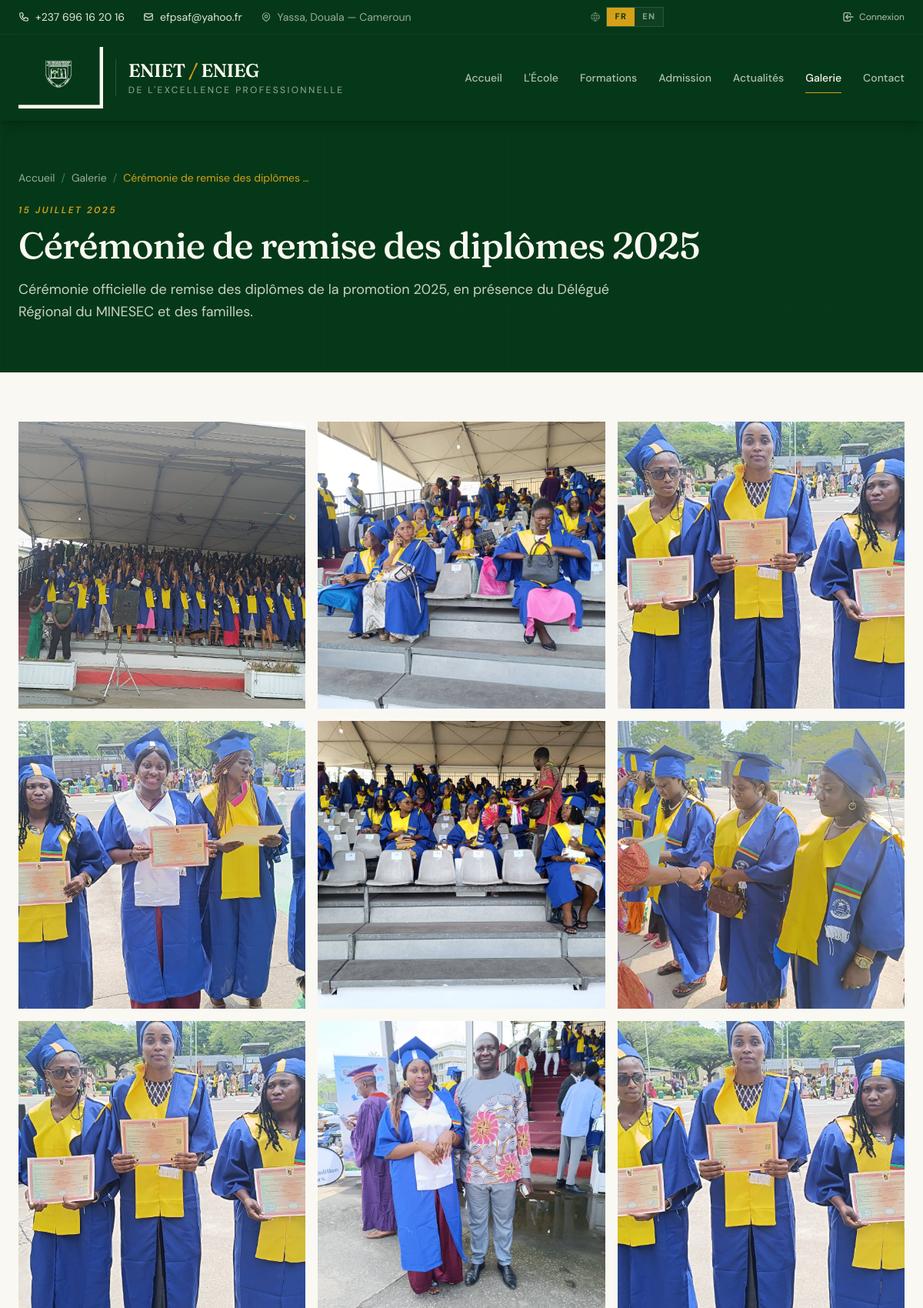
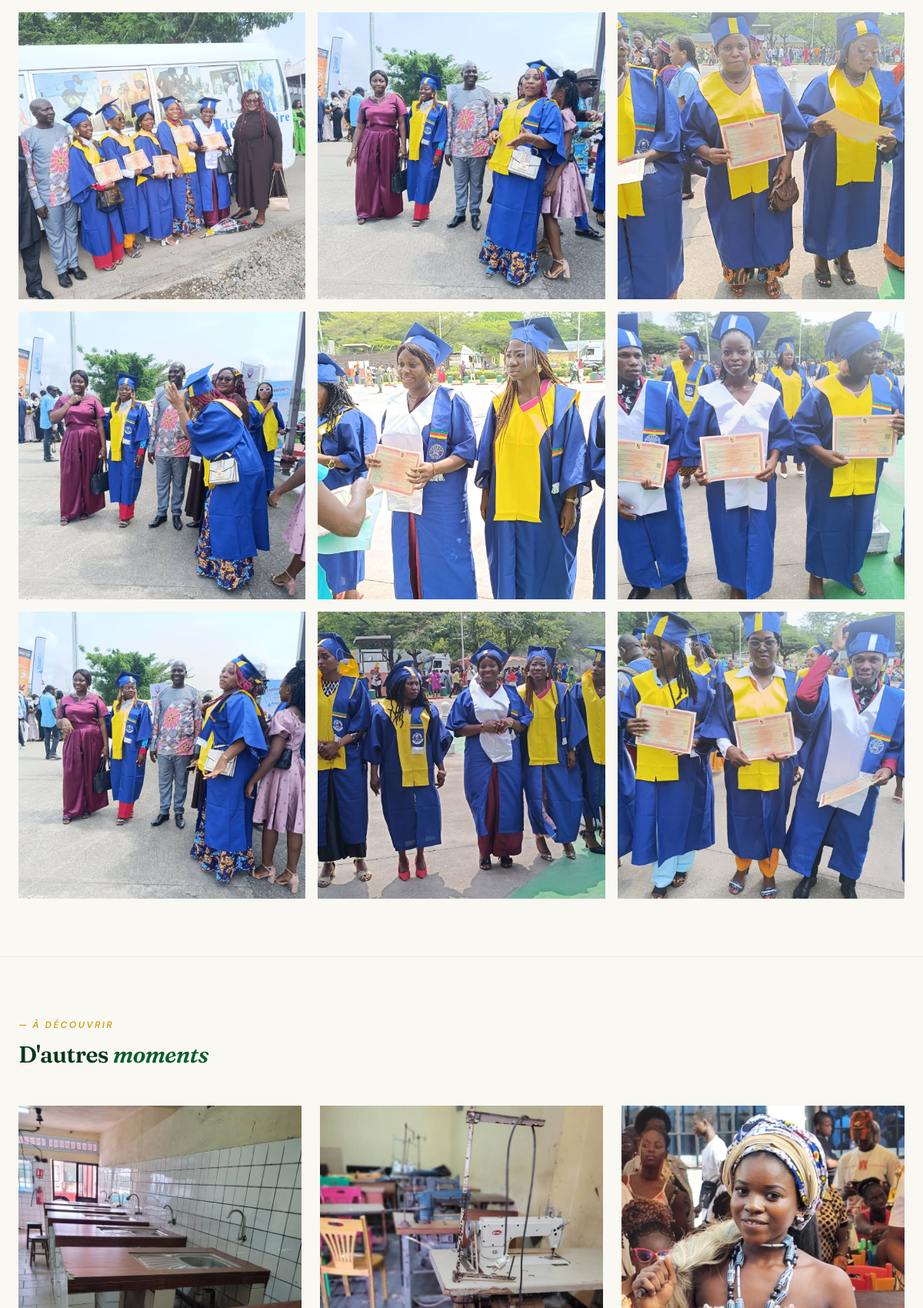
Screenshot of /fr/ecole/galerie/remise-diplomes-2025/ (upper part) with the database file from the repository (2 pictures, top to bottom).
### apps/pages/models.py (models this page shows, shortened)
class Album(TimeStampedModel):
    titre = models.CharField(
        _('Titre de l\'album'),
        max_length=200,
    )
    slug = models.SlugField(
        _('Slug URL'),
        max_length=200,
        unique=True,
        help_text=_('Identifiant pour l\'URL (généré automatiquement)'),
    )
    description = models.TextField(
        _('Description'),
        blank=True,
        help_text=_('Présentation de l\'événement, contexte'),
    )
    date_evenement = models.DateField(
        _('Date de l\'événement'),
        help_text=_('Date à laquelle l\'événement a eu lieu'),
    )
    couverture = models.ImageField(
        _('Photo de couverture'),
        upload_to='galerie/couvertures/',
        blank=True,
        null=True,
        help_text=_('Optionnel - si vide, on utilise la 1ère photo de l\'album'),
    )
    est_a_la_une = models.BooleanField(
        _('À la une'),
        default=False,
        help_text=_('Mettre en avant cet album'),
    )
    publie = models.BooleanField(
        _('Publié'),
        default=True,
        help_text=_('Décocher pour cacher l\'album sans le supprimer'),
    )
    class Meta:
        verbose_name = _('Album photo')
        verbose_name_plural = _('Albums photos')
        ordering = ['-date_evenement', '-created_at']
    def get_absolute_url(self):
        from django.urls import reverse
        return reverse('pages:album_detail', kwargs={'slug': self.slug})
    @property
    def couverture_url(self):
        if self.couverture:
            return self.couverture.url
        premiere_photo = self.photos.first()
        if premiere_photo:
            return premiere_photo.image.url
        return None

class Photo(TimeStampedModel):
    album = models.ForeignKey(
        Album,
        on_delete=models.CASCADE,  # Si l'album est supprimé, ses photos aussi
        related_name='photos',
        verbose_name=_('Album'),
    )
    image = models.ImageField(
        _('Image'),
        upload_to='galerie/photos/%Y/%m/',  # Stockage par année/mois
        help_text=_('Format JPG ou PNG, taille recommandée : 1920x1080 max'),
    )
    legende = models.CharField(
        _('Légende'),
        max_length=300,
        blank=True,
        help_text=_('Description de la photo (visible au survol et dans le lightbox)'),
    )
    alt = models.CharField(
        _('Texte alternatif'),
        max_length=200,
        help_text=_('Description courte pour les lecteurs d\'écran (accessibilité)'),
    )
    ordre = models.PositiveSmallIntegerField(
        _('Ordre d\'affichage'),
        default=0,
        help_text=_('Plus le nombre est petit, plus la photo apparaît en premier'),
    )
    class Meta:
        verbose_name = _('Photo')
        verbose_name_plural = _('Photos')
        ordering = ['ordre', 'created_at']

### apps/pages/views.py (the view)
# urls.py: path('galerie/<slug:slug>/', views.album_detail_view, name='album_detail'),
def album_detail_view(request, slug):
    album = get_object_or_404(
        Album.objects.prefetch_related('photos'),
        slug=slug,
        publie=True,
    )
    photos = album.photos.all().order_by('ordre', 'created_at')
    photos_data = [
        {
            'url': photo.image.url,
            'alt': photo.alt,
            'legende': photo.legende,
        }
        for photo in photos
    ]
    autres_albums = Album.objects.filter(
        publie=True
    ).exclude(pk=album.pk).order_by('-date_evenement')[:3]
    return render(request, 'pages/album_detail.html', {
        'album': album,
        'photos': photos,
        'photos_data': photos_data,  # ← NOUVEAU
        'autres_albums': autres_albums,
    })

### apps/core/context_processors.py (called while the page is built, shortened)
def tinymce_key(request):
    return {
        'TINYMCE_API_KEY': getattr(settings, 'TINYMCE_API_KEY', '')
    }

def security_config(request):
    return {
        'SESSION_MAX_AGE': settings.SESSION_COOKIE_AGE,
    }

def site_settings(request):
    return {
        'site_settings': SiteSettings.load(),
    }

def dashboard_badges(request):
    if not request.user.is_authenticated:
        return {}

### apps/pages/models.py (called while the page is built)
    @classmethod
    def load(cls):
        obj, created = cls.objects.get_or_create(pk=1)
        return obj

### templates/pages/album_detail.html (shortened to what this page needs)
{% extends "base_public.html" %}
{% load i18n %}
{% block content %}
<section class="bg-primary-darker text-cream relative overflow-hidden py-16">
    <div class="absolute inset-0 opacity-30 pointer-events-none"
         style="background-image: linear-gradient(rgba(255,255,255,0.04) 1px, transparent 1px), linear-gradient(90deg, rgba(255,255,255,0.04) 1px, transparent 1px); background-size: 60px 60px;">
    </div>
    <div class="relative max-w-7xl mx-auto px-6">
        <nav class="flex items-center gap-2 text-sm text-cream/60 mb-6">
            <a href="{% url 'core:home' %}" class="hover:text-accent transition-colors">{% trans "Accueil" %}</a>
            <span class="text-cream/30">/</span>
            <a href="{% url 'pages:galerie' %}" class="hover:text-accent transition-colors">{% trans "Galerie" %}</a>
            <span class="text-cream/30">/</span>
            <span class="text-accent">{{ album.titre|truncatewords:5 }}</span>
        </nav>
        <div class="text-xs uppercase tracking-[0.2em] text-accent font-semibold italic mb-3">
            {{ album.date_evenement|date:"d F Y" }}
        </div>
        <h1 class="font-serif text-3xl md:text-5xl font-medium leading-[1.1] mb-4">
            {{ album.titre }}
        </h1>
        {% if album.description %}
            <p class="text-cream/80 text-lg max-w-3xl leading-relaxed">
                {{ album.description }}
            </p>
        {% endif %}
    </div>
</section>
<section class="py-16">
    <div class="max-w-7xl mx-auto px-6">
        {% if photos %}
            <div class="columns-1 sm:columns-2 lg:columns-3 gap-4 space-y-4">
                {% for photo in photos %}
                    <button type="button"
                            class="block w-full break-inside-avoid relative group cursor-zoom-in overflow-hidden"
                            data-lightbox-trigger
                            data-photo-index="{{ forloop.counter0 }}">
                        <div class="absolute inset-0 bg-primary-darker/0 group-hover:bg-primary-darker/30 transition-colors duration-300 flex items-center justify-center">
                        </div>
                    </button>
                {% endfor %}
            </div>
        {% else %}
            <div class="text-center py-16 text-ink/60">
                {% trans "Cet album ne contient pas encore de photos." %}
            </div>
        {% endif %}
    </div>
</section>
{% if autres_albums %}
<section class="py-20 bg-cream border-t border-primary/10">
    <div class="max-w-7xl mx-auto px-6">
        <div class="max-w-2xl mb-12">
            <div class="text-xs uppercase tracking-[0.2em] text-accent font-semibold italic mb-3">
                — {% trans "À découvrir" %}
            </div>
            <h2 class="font-serif text-3xl text-primary-darker font-semibold leading-tight">
                {% trans "D'autres" %} <span class="italic text-primary">{% trans "moments" %}</span>
            </h2>
        </div>
        <div class="grid sm:grid-cols-3 gap-6">
            {% for autre in autres_albums %}
                <a href="{{ autre.get_absolute_url }}" class="group block">
                    <div class="relative aspect-[4/5] overflow-hidden bg-primary/5 mb-3">
                        {% if autre.couverture_url %}
                            <img src="{{ autre.couverture_url }}"
                                 alt="{{ autre.titre }}"
                                 class="w-full h-full object-cover transition-transform duration-700 group-hover:scale-105"
                                 loading="lazy">
                        {% endif %}
                    </div>
                </a>
            {% endfor %}
        </div>
    </div>
</section>
{% endif %}
{% endblock %}

### rows the page displays
Album: titre "Cérémonie de remise des diplômes …", date_evenement "15 JUILLET 2025", titre "Cérémonie de remise des diplômes 2025", description "Cérémonie officielle de remise des diplômes de la promotion 2025, en présence du Délégué Régional du MINESEC et des familles."
Album: couverture_url (picture)
Album: couverture_url (picture)
Album: couverture_url (picture)

### other values shown
{{ lang_code|upper }} "FR" "EN"
